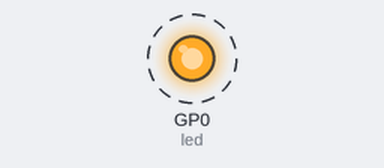
A program run on a simulated Raspberry Pi Pico running CircuitPython. Shown: output pins drawn as LEDs (lit = HIGH). Dashed ring = blinking.

Above: at 0.2 s.
Timing chart, 0 to 3.0 s (numbered marks = the images above):
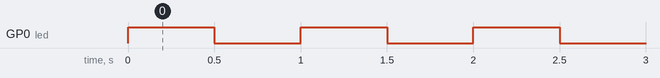

The program:

code.py
```python
"""
LEVEL 1 - Blikání LED diody

ZAPOJENÍ OBVODU:
- Červenou LED připojte anodou (+, delší nožka) ke GP00
- Z katody (-) LED veďte odpor 330Ω k zemi (GND)

V tomto jednoduchém příkladu se naučíte ovládat GPIO piny a blikat s LED.
Musíme inicializovat pin jako výstup a pak nastavovat jeho hodnoty.
"""

# import knihoven pro práci s hardware
import board        # přístup k pinům a hardware zařízení
import digitalio    # práce s digitálními vstupy a výstupy
import time         # funkce pro čekání a práci s časem

# vytvoření objektu pro LED připojenou ke GP00
led = digitalio.DigitalInOut(board.GP0)
# nastavení pinu jako výstup (budeme posílat signál ven)
led.direction = digitalio.Direction.OUTPUT

# nekonečná smyčka pro blikání
while True:
    # rozsvícení LED (True = vysoké napětí)
    led.value = True
    # čekání půl sekundy
    time.sleep(0.5)
    # zhasnutí LED (False = nízké napětí)
    led.value = False
    # čekání půl sekundy
    time.sleep(0.5)
```

Measured:
- by itself, GP0 (led): alternates HIGH for 0.50 s and LOW for 0.50 s
